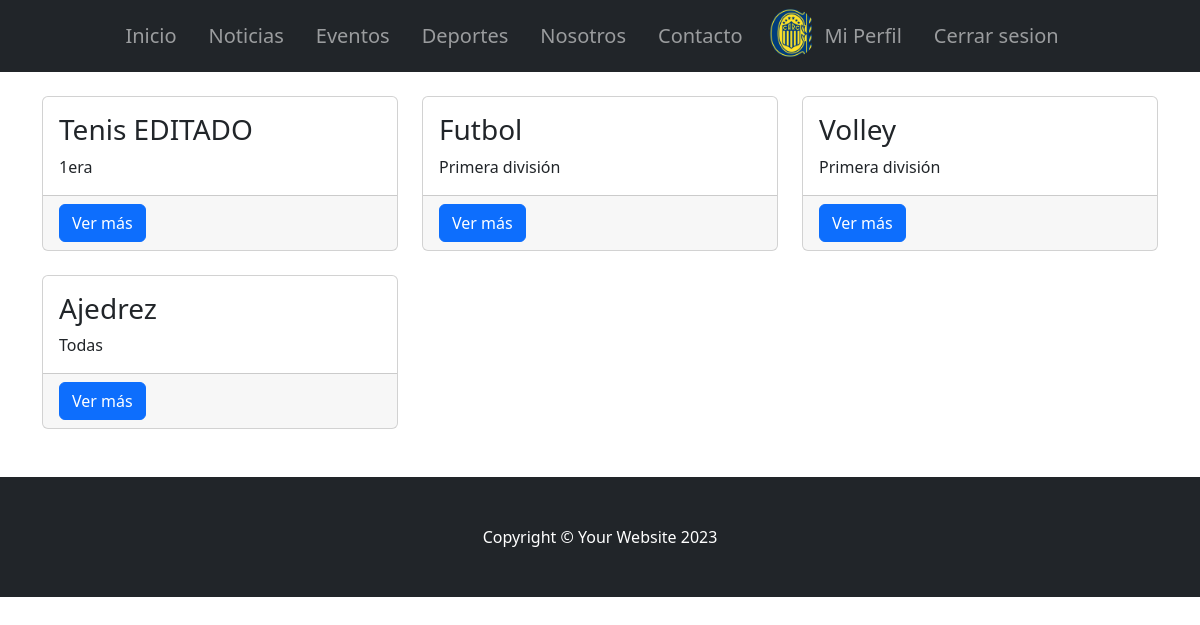
Screenshot of /AppClub/listarDeportes/ (signed in) with the database file from the repository.
### authentication/models.py (models this page shows, shortened)
class Perfil(AbstractUser):
    fecha_nacimiento = models.DateField(
        null=True,
        blank=True,
        help_text="Formato DD/MM/AAAA.",
    )
    telefono = models.CharField(max_length=15, null=True)
    domicilio = models.CharField(max_length=25, null=True)
    evento = models.ForeignKey(Evento, on_delete=models.SET_NULL, blank=True, null=True)
    deporte = models.ForeignKey(
        Deporte, on_delete=models.SET_NULL, blank=True, null=True
    )
    avatar = models.ImageField(upload_to="avatares/", null=True, blank=True)
    USERNAME_FIELD = "username"
    REQUIRED_FIELDS = ["email", "nombre", "apellido"]
    class Meta:
        verbose_name_plural = "Perfiles de Usuario"

### AppClub/models.py (models this page shows, shortened)
class Deporte(models.Model):
    nombre = models.CharField(max_length=60)
    descripcion = models.CharField(max_length=60)
    categoria = models.CharField(max_length=60)

### AppClub/views.py (the view)
# urls.py: path("listarDeportes/", DeporteList.as_view(), name="listarDeportes"),
class DeporteList(ListView):
    model = Deporte
    template_name = "deporte_list.html"
    context_object_name = "deportes"

### AppClub/templates/deporte_list.html (shortened to what this page needs)
{% extends 'padre.html' %}
{% block ContenidoQueCambia %}
<div class="container mt-4 mb-4">
    <div class="row">
        {% for deporte in deportes %}
            <div class="col-lg-4 col-md-6 mb-4">
                <div class="card h-100">
                    <div class="card-body">
                        <h3 class="card-title">{{ deporte.nombre }}</h3>
                        <p class="card-text">{{ deporte.categoria }}</p>
                    </div>
                    <div class="card-footer d-flex justify-content-between">
                        <a class="btn btn-primary btn-block" href="{% url 'detallarDeportes' pk=deporte.pk %}">Ver más</a>
                    </div>
                </div>
            </div>
        {% empty %}
            <p>No hay deportes disponibles.</p>
        {% endfor %}
    </div>
</div>
{% endblock ContenidoQueCambia %}

### AppClub/templates/navbar.html (shortened to what this page needs)
{% load static %}
        <nav class="navbar navbar-expand-lg navbar-dark bg-dark ">
            <div class="container px-5">
                <div class="collapse navbar-collapse" id="navbarSupportedContent">
                    <ul class="navbar-nav mx-auto mb-2 mb-lg-0">
                        <li class="navbar-brand"><a class="nav-link" href="{% url 'Inicio' %}">Inicio</a>
                        <li class="navbar-brand"><a class="nav-link" href="{% url 'listarNoticias' %}">Noticias</a>
                        <li class="navbar-brand"><a class="nav-link" href="{% url 'listarEventos' %}">Eventos</a>
                        <li class="navbar-brand"><a class="nav-link" href="{% url 'listarDeportes' %}">Deportes</a>
                        <li class="navbar-brand"><a class="nav-link" href="{% url 'about_us' %}">Nosotros</a>
                        <li class="navbar-brand"><a class="nav-link" href="{% url 'contacto' %}">Contacto</a>
                        {% if user.is_authenticated %}
                        {% if user.avatar %}
                        <li> <img src="{{ user.avatar.url }}" alt="{{ user.username }} Avatar" style="width: 50px; height: 50px; object-fit: cover; border-radius: 50%;">
                        </li>
                        {% else %}
                        <li><img src="{% static 'default_avatar.png' %}" style="width: 50px; height: 50px; object-fit: cover; border-radius: 50%;" alt="Avatar por defecto"></li>
                        {% endif %}
                        <li class="navbar-brand"><a class="nav-link" href="{% url 'profile' %}">Mi Perfil</a>
                        <li class="navbar-brand"><a class="nav-link" href="{% url 'logout' %}">Cerrar sesion</a>
                        {% else %}
                        <li class="navbar-brand"><a class="nav-link" href="{% url 'login' %}">Iniciar sesion</a>
                        {% endif %}
                    </ul>
                </div>
            </div>
        </nav>

### rows the page displays
Perfil: avatar (picture)
Deporte: nombre "Tenis EDITADO", categoria "1era"
Deporte: nombre "Futbol", categoria "Primera división"
Deporte: nombre "Volley", categoria "Primera división"
Deporte: nombre "Ajedrez", categoria "Todas"
